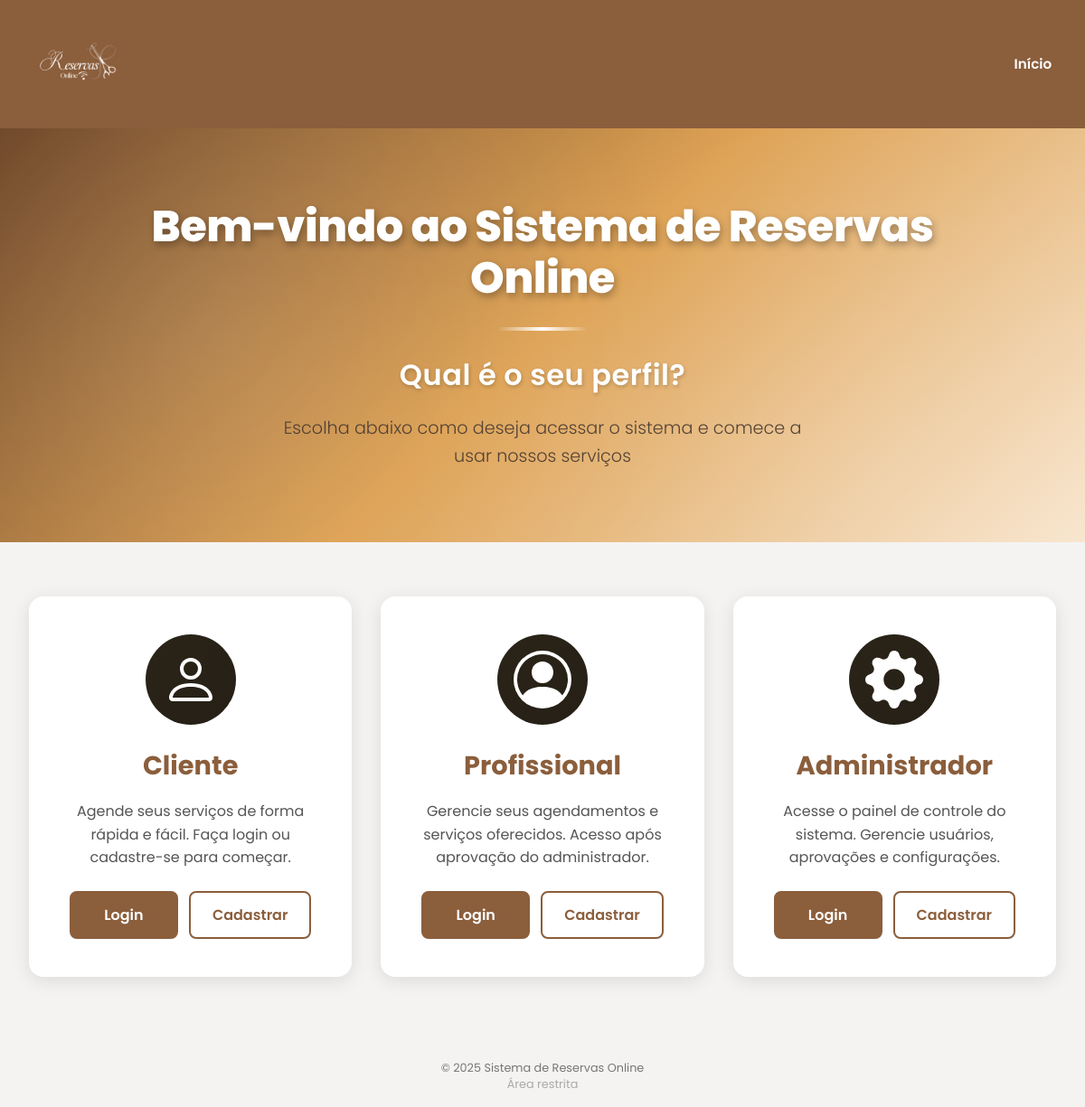
Before: / with the older database file.
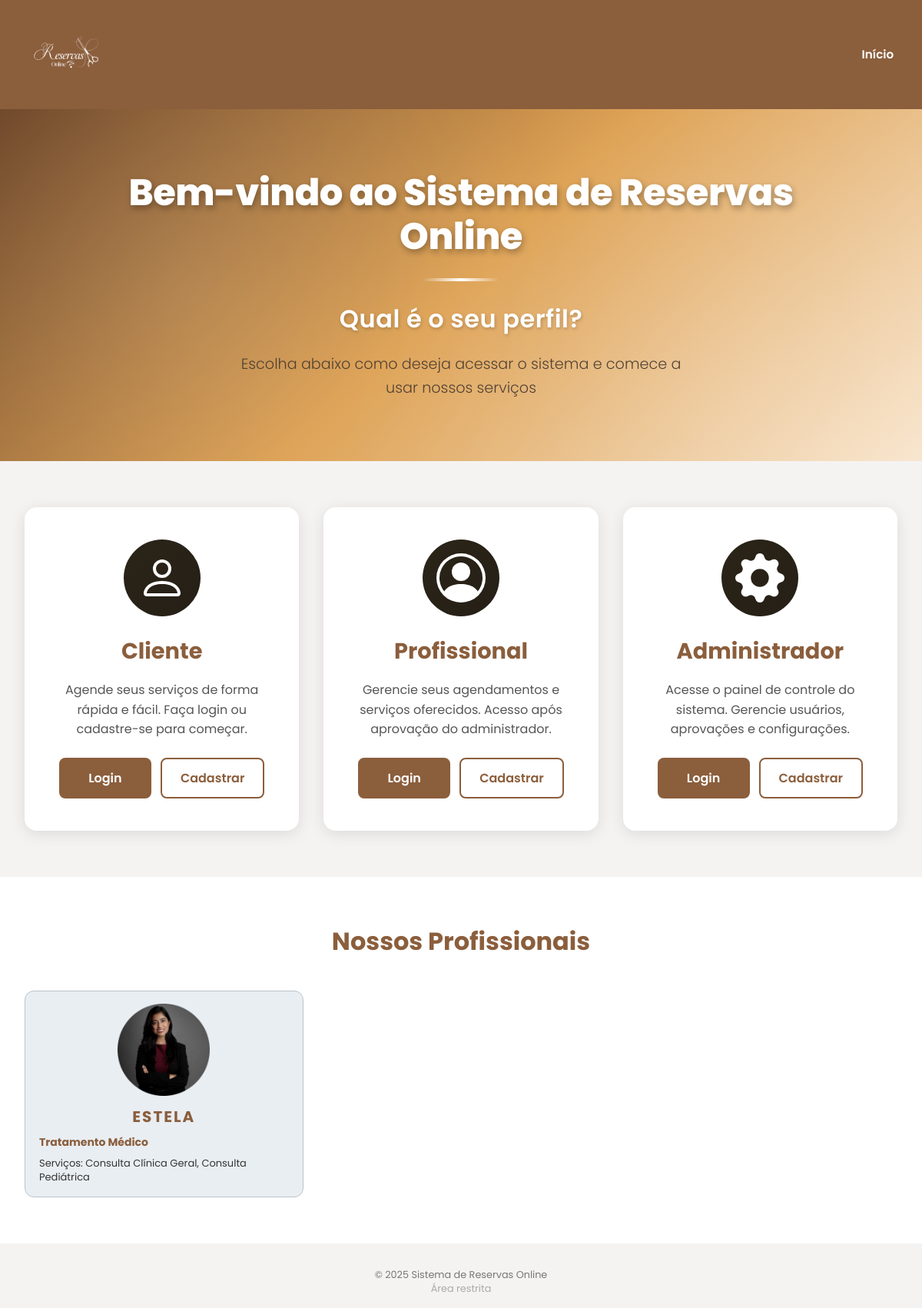
After: the same page with the newer database file.
### models.py (models this page shows)
class Profissional(db.Model):
    __tablename__ = 'tb_profissionais'
    id = db.Column('pro_id', db.Integer, primary_key=True)
    user_id = db.Column(
        'pro_usu_id',
        db.Integer,
        db.ForeignKey('tb_usuarios.usu_id'),
        unique=True
    )
    contato = db.Column('pro_contato', db.String(200))
    especialidades = db.Column('pro_especialidades', db.String(500))
    foto_perfil = db.Column('pro_foto_perfil', db.String(100))
    status = db.Column(
        'pro_status',
        db.Enum('pendente', 'aprovado', 'reprovado', name='status_prof_enum'),
        nullable=False,
        default='pendente'
    )
    user = db.relationship('User', back_populates='profissional')
    servicos = db.relationship(
        'Servico',
        back_populates='profissional',
        cascade='all, delete-orphan'
    )
    agendamentos = db.relationship(
        'Agendamento',
        back_populates='profissional',
        cascade='all, delete-orphan'
    )

class User(db.Model):
    __tablename__ = 'tb_usuarios'
    id = db.Column('usu_id', db.Integer, primary_key=True)
    nome = db.Column('usu_nome', db.String(200), nullable=False)
    email = db.Column('usu_email', db.String(200), unique=True, nullable=False)
    senha_hash = db.Column('usu_senha', db.String(200), nullable=False)
    perfil = db.Column(
        'usu_tipo',
        db.Enum('cliente', 'profissional', 'admin', name='perfil_enum'),
        nullable=False,
        default='cliente'
    )
    is_ativo = db.Column('usu_ativo', db.Boolean, nullable=False, default=True)
    cliente = db.relationship(
        'Cliente',
        uselist=False,
        back_populates='user',
        cascade='all, delete-orphan'
    )
    profissional = db.relationship(
        'Profissional',
        uselist=False,
        back_populates='user',
        cascade='all, delete-orphan'
    )
    administrador = db.relationship(
        'Administrador',
        uselist=False,
        back_populates='user',
        cascade='all, delete-orphan'
    )
    notificacoes = db.relationship(
        'Notificacao',
        back_populates='user',
        cascade='all, delete-orphan'
    )

### app.py (the view)
@app.route('/')
def index():
    user = current_user()
    profissionais_aprovados = Profissional.query.filter_by(status='aprovado').all()
    return render_template('index.html', user=user, profissionais=profissionais_aprovados)

### app.py (called while the page is built)
def current_user():
    uid = session.get('user_id')
    if not uid:
        return None
    return User.query.get(uid)

### templates/index.html (shortened to what this page needs)
{% extends "base.html" %}
{% block content %}
  <link rel="stylesheet" href="{{ url_for('static', filename='css/index.css') }}">
  <section class="welcome-section">
    <div class="welcome-background"></div>
    <div class="welcome-container">
      <h1 class="welcome-title">Bem-vindo ao Sistema de Reservas Online</h1>
      <div class="welcome-divider"></div>
      <p class="welcome-subtitle">Qual é o seu perfil?</p>
      <p class="welcome-description">
        Escolha abaixo como deseja acessar o sistema e comece a usar nossos serviços
      </p>
    </div>
  </section>
  <section class="profiles-section">
    <div class="profiles-container">
      <div class="profile-card">
        <div class="profile-icon cliente-icon">
        </div>
        <h2 class="profile-title">Cliente</h2>
        <p class="profile-description">
          Agende seus serviços de forma rápida e fácil. Faça login ou cadastre-se para começar.
        </p>
        <div class="profile-actions">
          <a href="{{ url_for('login') }}" class="btn-profile btn-login">Login</a>
          <a href="{{ url_for('register_cliente') }}" class="btn-profile btn-register">Cadastrar</a>
        </div>
      </div>
      <div class="profile-card">
        <div class="profile-icon profissional-icon">
          <svg xmlns="http://www.w3.org/2000/svg" width="64" height="64" fill="currentColor" viewBox="0 0 16 16">
            <path d="M11 6a3 3 0 1 1-6 0 3 3 0 0 1 6 0z"/>
            <path fill-rule="evenodd" d="M0 8a8 8 0 1 1 16 0A8 8 0 0 1 0 8zm8-7a7 7 0 0 0-5.468 11.37C3.242 11.226 4.805 10 8 10s4.757 1.225 5.468 2.37A7 7 0 0 0 8 1z"/>
          </svg>
        </div>
        <h2 class="profile-title">Profissional</h2>
        <p class="profile-description">
          Gerencie seus agendamentos e serviços oferecidos. Acesso após aprovação do administrador.
        </p>
        <div class="profile-actions">
          <a href="{{ url_for('login') }}" class="btn-profile btn-login">Login</a>
          <a href="{{ url_for('register_profissional') }}" class="btn-profile btn-register">Cadastrar</a>
        </div>
      </div>
      <div class="profile-card">
        <div class="profile-icon admin-icon">
        </div>
        <h2 class="profile-title">Administrador</h2>
        <p class="profile-description">
          Acesse o painel de controle do sistema. Gerencie usuários, aprovações e configurações.
        </p>
        <div class="profile-actions">
          <a href="{{ url_for('login') }}" class="btn-profile btn-login">Login</a>
          <a href="{{ url_for('register_admin') }}" class="btn-profile btn-register">Cadastrar</a>
        </div>
      </div>
    </div>
  </section>
  {% if profissionais %}
  <section class="profissionais-section">
    <div class="profissionais-container">
      <h2 class="section-title">Nossos Profissionais</h2>
      <div class="cards-grid">
        {% for prof in profissionais %}
          <article class="card-medico">
            <div class="card-foto">
              {% if prof.foto_perfil %}
                <img
                  src="{{ url_for('static', filename='uploads/profissionais/' ~ prof.foto_perfil) }}"
                  alt="Foto de {{ prof.user.nome }}"
                  style="width: 120px; height: 120px; border-radius: 10px; object-fit: cover;"
                >
              {% else %}
                <img
                  src="{{ url_for('static', filename='imgs/perfil.png') }}"
                  alt="Foto padrão"
                  style="width: 120px; height: 120px; border-radius: 10px; object-fit: cover;"
                >
              {% endif %}
            </div>
            <div class="card-conteudo">
              <h2>{{ prof.user.nome|upper }}</h2>
              <h3>{{ prof.especialidades }}</h3>
              <p>
                Serviços:
                {% if prof.servicos %}
                  {{ prof.servicos|map(attribute='nome')|join(', ') }}
                {% else %}
                  Nenhum serviço cadastrado ainda.
                {% endif %}
              </p>
            </div>
          </article>
        {% endfor %}
      </div>
    </div>
  </section>
  {% endif %}
  <div class="landing-footer">
    <p>© 2025 Sistema de Reservas Online</p>
    <p>
      <a href="{{ url_for('login_restrito') }}">Área restrita</a>
    </p>
  </div>
{% endblock %}

### templates/base.html (shortened to what this page needs)
<!doctype html>
<html lang="pt-BR">
<head>
    <link rel="stylesheet" href="{{ url_for('static', filename='css/style.css') }}">
</head>
<body>
    <header>
        <div class="nav">
            <div class="nav-logo">
                <a href="{{ url_for('index') }}" class="logo-link">
                    <img src="{{ url_for('static', filename='imgs/Logo 1.png') }}" alt="Logo" class="logo-img">
                </a>
            </div>
            <div class="nav-links">
                <a href="{{ url_for('index') }}">Início</a>
            </div>
        </div>
    </header>
    <main>
        {% block content %}{% endblock %}
    </main>
</body>
</html>

### static/css/style.css (style rules this page uses)
* { margin: 0; padding: 0; box-sizing: border-box; }
:root { --cor-primaria: #8B5E3C; --cor-secundaria: #F4E1D2; --cor-destaque: #FF6B35; --cor-fundo: #f9f7f6; --cor-texto: #333; --cor-sucesso: #d4edda; --cor-perigo: #f8d7da; --cor-aviso: #fff3cd; --cor-info: #d1ecf1; }
body { font-family: 'Poppins'; color: var(--cor-texto); min-height: 100vh; background-image: url('../imgs/plano_de_fundo.jpg'); background-repeat: no-repeat; background-size: cover; background-position: center; background-attachment: fixed; }
.nav { background: var(--cor-primaria); color: #fff; padding: 0.8rem 1.5rem; display: flex; gap: 1.5rem; align-items: center; justify-content: space-between; box-shadow: 0 2px 8px rgba(0,0,0,0.1); }
.nav-logo { display: flex; align-items: center; }
.logo-link { display: flex; align-items: center; text-decoration: none; transition: transform 0.3s ease; outline: none; }
.logo-link, .logo-link:hover, .logo-link:focus, .logo-link:active { background: transparent !important; outline: none; box-shadow: none !important; }
.logo-img { background-color: transparent; max-height: 100px; width: auto; object-fit: contain; filter: brightness(0) invert(1); image-rendering: auto; }
.nav-links { display: flex; gap: 1rem; align-items: center; flex-wrap: wrap; flex: 1; justify-content: flex-end; }
.nav a { color: #fff; text-decoration: none; font-weight: 600; padding: 0.5rem 0.8rem; border-radius: 6px; transition: background 0.3s; font-size: 0.95rem; }
h1, h2, h3 { color: var(--cor-primaria); margin-bottom: 1rem; }
a { text-decoration: none; color: #0066cc; }

Changed rows visible on the page:
added Profissional: pro_foto_perfil (picture), user.nome "ESTELA", especialidades "Tratamento Médico", servicos|map "Consulta Clínica Geral, Consulta Pediátrica"
Other visible differences:
text now shown: "Nossos Profissionais"
